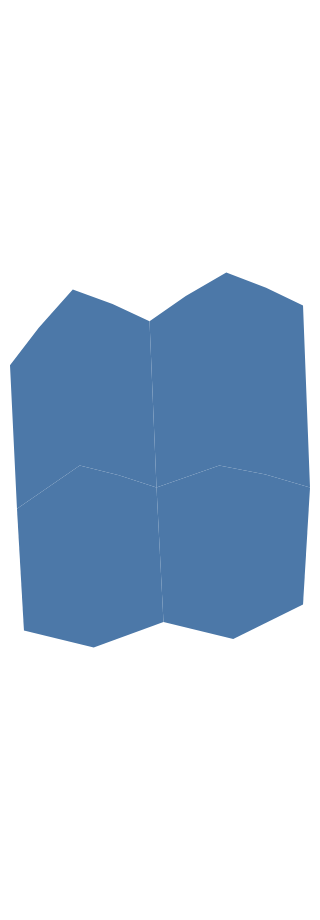

Specify this chart in Vega-Lite:
### Vega-Lite specification from a JSON file in a GitHub repository (floating-point values rounded to 4 significant figures)
{"$schema": "https://vega.github.io/schema/vega-lite/v6.json", "padding": 5, "autosize": "none", "width": 150, "height": 450, "data": {"values": {"type": "FeatureCollection", "features": [{"type": "Feature", "properties": {"name": "west", "value": 3, "cat": "a"}, "geometry": {"type": "Polygon", "coordinates": [[[-11, 48], [-2, 52], [9, 50], [10, 36], [0, 33], [-10, 35], [-11, 48]]]}}, {"type": "Feature", "properties": {"name": "east", "value": 5, "cat": "b"}, "geometry": {"type": "Polygon", "coordinates": [[[9, 50], [18, 52], [31, 50], [30, 38], [20, 34], [10, 36], [9, 50]]]}}, {"type": "Feature", "properties": {"name": "north-west", "value": 2, "cat": "a"}, "geometry": {"type": "Polygon", "coordinates": [[[-12, 60], [-3, 65], [8, 63], [9, 50], [-2, 52], [-11, 48], [-12, 60]]]}}, {"type": "Feature", "properties": {"name": "north-east", "value": 8, "cat": "b"}, "geometry": {"type": "Polygon", "coordinates": [[[8, 63], [19, 66], [30, 64], [31, 50], [18, 52], [9, 50], [8, 63]]]}}]}, "format": {"property": "features"}}, "projection": {"type": "mercator"}, "mark": "geoshape"}
